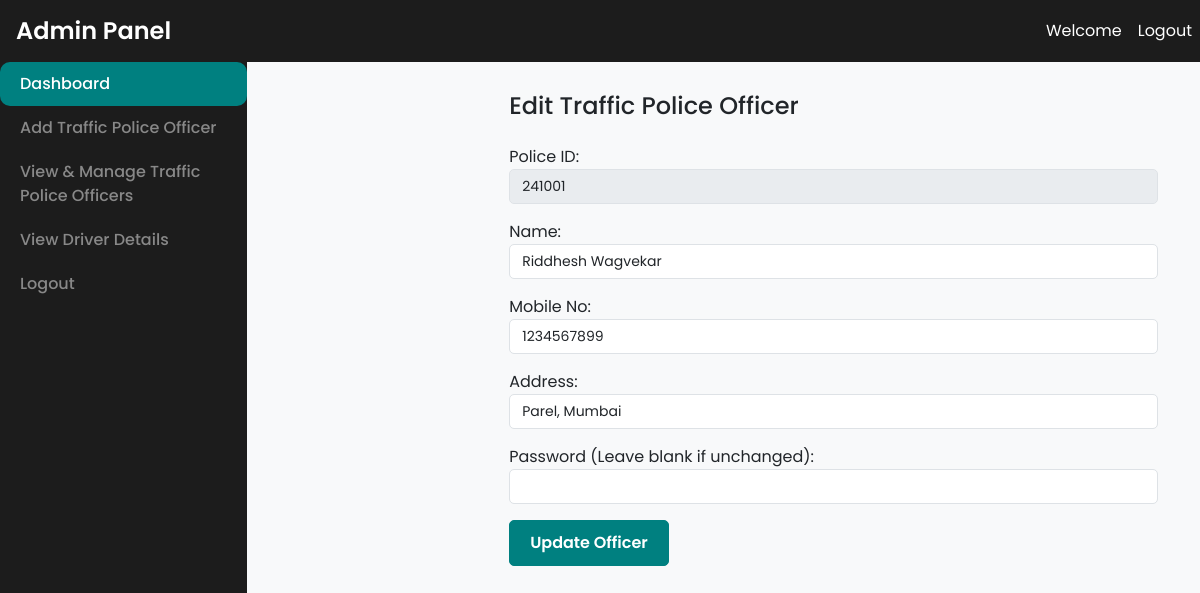
/admin/edit_traffic_police.php?id=241001 (signed in), run on the app's committed database.
### tables this page shows
CREATE TABLE `traffic_police` (
  `id` int(11) NOT NULL,
  `police_id` varchar(50) NOT NULL,
  `name` varchar(100) NOT NULL,
  `mobile_no` varchar(15) NOT NULL,
  `address` text NOT NULL,
  `password` varchar(255) NOT NULL
);

### admin/edit_traffic_police.php (the view, shortened to what this page needs)
<?php
include_once('../config/db_connection.php');
$police_id = $_GET['id'];
$sql = "SELECT * FROM traffic_police WHERE police_id = ?";
$stmt = $conn->prepare($sql);
$stmt->bind_param("s", $police_id);
$stmt->execute();
$result = $stmt->get_result();
$police = $result->fetch_assoc();
?>
<!DOCTYPE html>
<html lang="en">
<head>
    <link href="https://cdn.jsdelivr.net/npm/bootstrap@5.3.3/dist/css/bootstrap.min.css" rel="stylesheet">
</head>
<body>
    <nav class="navbar navbar-expand-lg navbar-dark">
        <a class="navbar-brand ms-3" href="#">Admin Panel</a>
        <div class="collapse navbar-collapse" id="navbarNav">
            <ul class="navbar-nav ms-auto">
                <li class="nav-item">
                    <a class="nav-link" href="#">Welcome</a>
                </li>
                <li class="nav-item">
                    <a class="nav-link" href="super_admin_logout.php">Logout</a>
                </li>
            </ul>
        </div>
    </nav>
    <div class="d-flex">
        <nav id="sidebar">
            <ul class="nav flex-column">
                <li class="nav-item active">
                    <a class="nav-link" href="super_admin_dashboard.php">Dashboard</a>
                </li>
                <li class="nav-item">
                    <a class="nav-link" href="add_traffic_police.php">Add Traffic Police Officer</a>
                </li>
                <li class="nav-item">
                    <a class="nav-link" href="view_traffic_police.php">View & Manage Traffic Police Officers</a>
                </li>
                <li class="nav-item">
                    <a class="nav-link" href="view_driver.php">View Driver Details</a>
                </li>
                <li class="nav-item">
                    <a class="nav-link" href="super_admin_logout.php">Logout</a>
                </li>
            </ul>
        </nav>
        <div id="main-content">
            <div class="container">
                <h4 class="mb-4">Edit Traffic Police Officer</h4>
                <form action="edit_traffic_police.php?id=<?php echo $police_id; ?>" method="POST">
                    <div class="form-group mb-3">
                        <label for="police_id">Police ID:</label>
                        <input type="text" class="form-control" id="police_id" value="<?php echo $police['police_id']; ?>" disabled>
                    </div>
                    <div class="form-group mb-3">
                        <label for="name">Name:</label>
                        <input type="text" class="form-control" id="name" name="name" value="<?php echo $police['name']; ?>" required>
                    </div>
                    <div class="form-group mb-3">
                        <label for="mobile">Mobile No:</label>
                        <input type="text" class="form-control" id="mobile" name="mobile" value="<?php echo $police['mobile_no']; ?>" required>
                    </div>
                    <div class="form-group mb-3">
                        <label for="address">Address:</label>
                        <input type="text" class="form-control" id="address" name="address" value="<?php echo $police['address']; ?>" required>
                    </div>
                    <div class="form-group mb-3">
                        <label for="password">Password (Leave blank if unchanged):</label>
                        <input type="password" class="form-control" id="password" name="password">
                    </div>
                    <button type="submit" class="btn btn-primary">Update Officer</button>
                </form>
            </div>
        </div>
    </div>
</body>
</html>

### admin/edit_traffic_police.php (style rules this page uses)
:root { --graystone: #1c1c1c; --teal: #008080; --white: #ffffff; --off-white: #f8f9fa; --dark-gray: #333333; --light-gray: #888888; }
body { font-family: 'Poppins', sans-serif; background-color: var(--off-white); }
.navbar { background-color: var(--graystone); }
.navbar .navbar-brand { color: var(--white); font-weight: 600; font-size: 24px; }
.navbar .nav-link { color: var(--white); }
#sidebar { background-color: var(--graystone); min-width: 220px; height: 100vh; transition: all 0.3s; }
#sidebar .nav-link { color: var(--light-gray); font-weight: 500; padding: 10px 20px; border-radius: 10px; }
#sidebar .nav-link:hover, #sidebar .nav-item.active .nav-link { background-color: var(--teal); color: var(--white); }
#main-content { margin-left: 220px; padding: 30px; width: calc(100% - 220px); }
.form-control { border-radius: 5px; font-size: 14px; }
.btn-primary { background-color: var(--teal); border-color: var(--teal); font-weight: 600; padding: 10px 20px; border-radius: 5px; }

### data on the page
traffic_police: police "241001", name "Riddhesh Wagvekar", mobile "1234567899", address "Parel, Mumbai"
